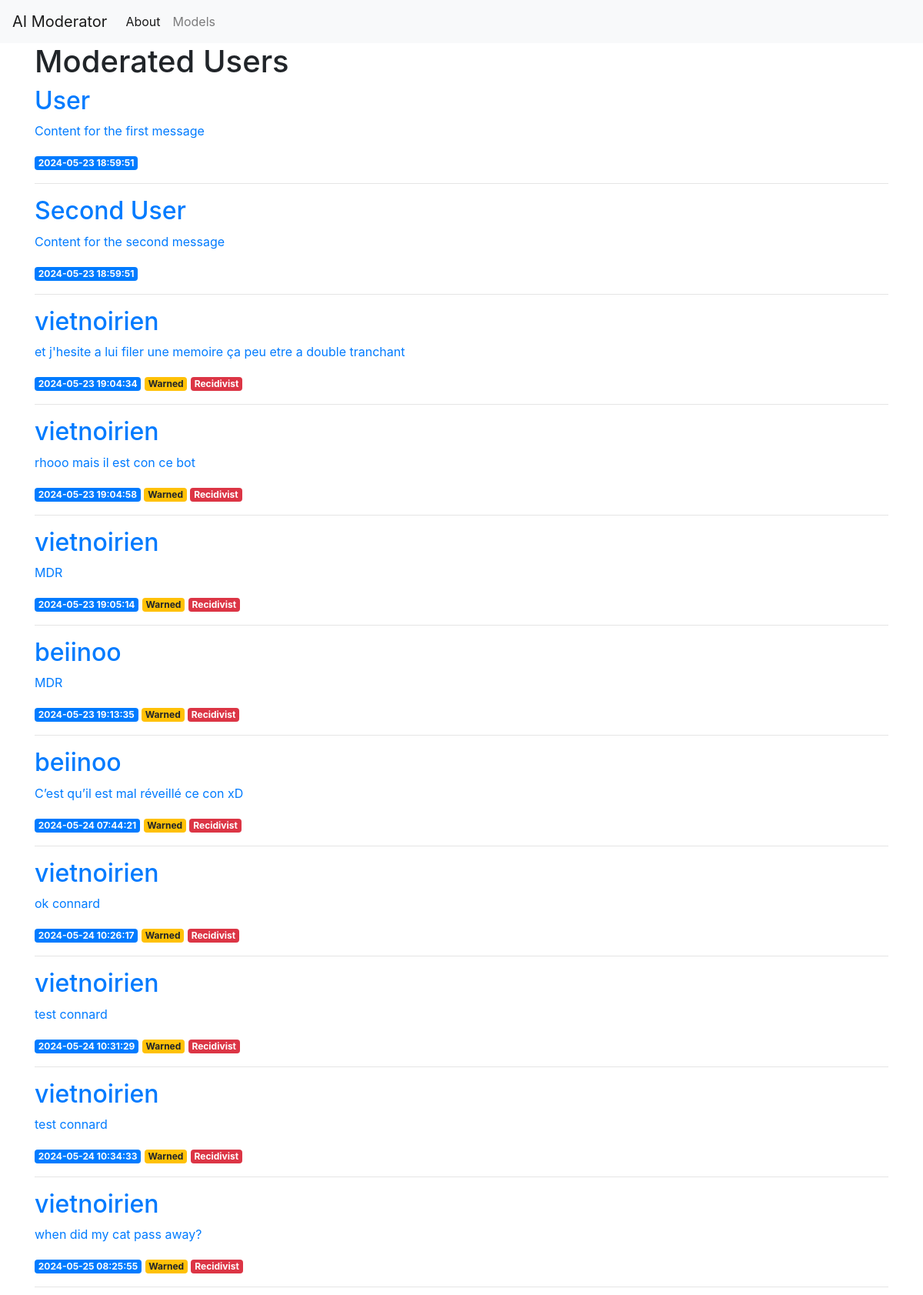
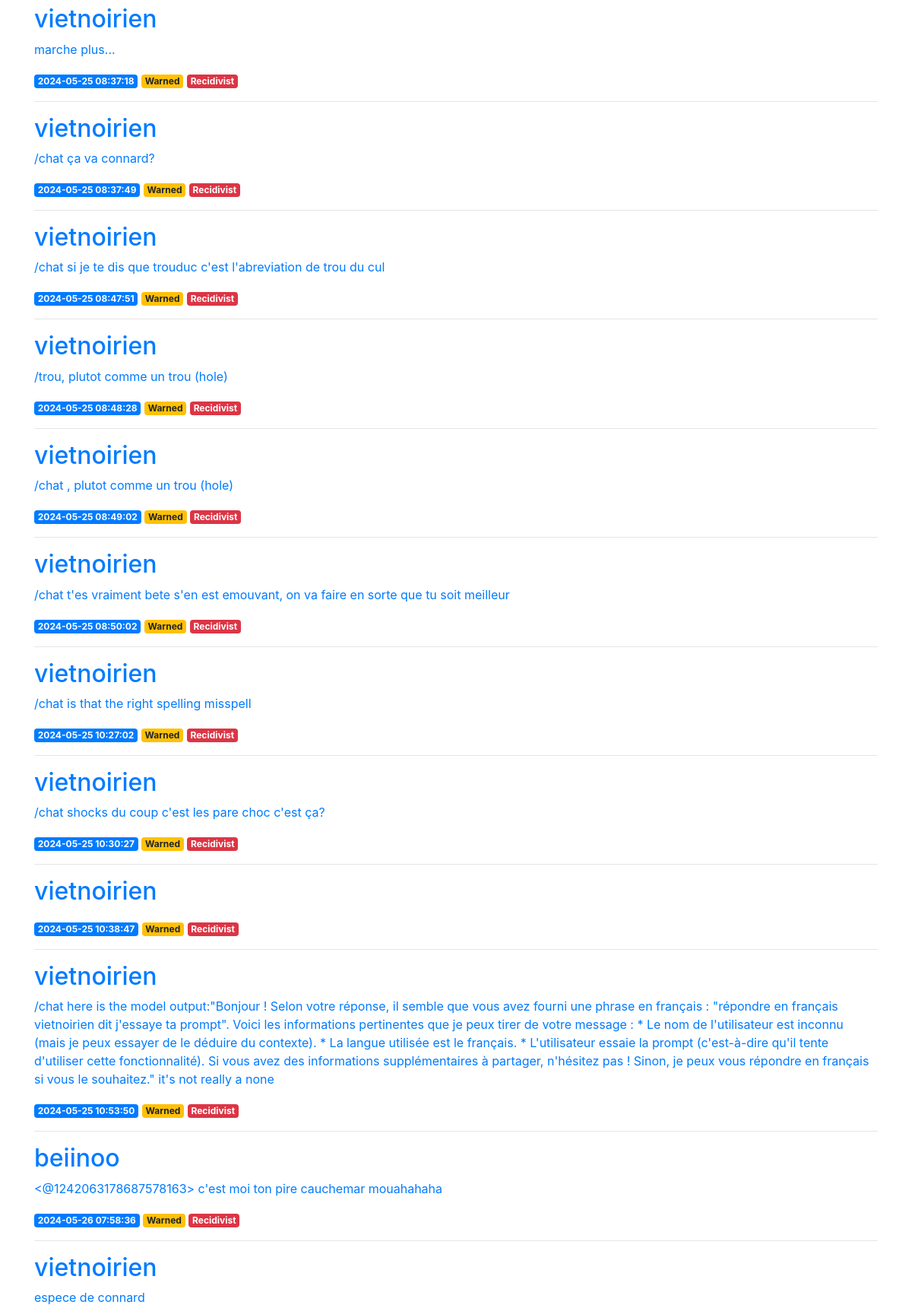
The page / (upper part) on the database its author committed (2 pictures, top to bottom).
### tables this page shows
CREATE TABLE posts (
    id INTEGER PRIMARY KEY AUTOINCREMENT,
    created TIMESTAMP NOT NULL DEFAULT CURRENT_TIMESTAMP,
    author TEXT NOT NULL,
    message TEXT NOT NULL,
    moderation TEXT NOT NULL
);

### project.py (the view)
@app.route('/')
@template_utils
def index(utils):
    posts = get_posts()
    return render_template('index.html', posts=posts, **utils)

### project.py (called while the page is built)
def get_db_connection():
    conn = sqlite3.connect("database.db")
    conn.row_factory = sqlite3.Row
    return conn

def get_posts():
    conn = get_db_connection()
    posts = conn.execute("SELECT * FROM posts").fetchall()
    conn.close()
    return posts

def number_of_messages(username):
    username = str(username)
    conn = get_db_connection()
    cursor = conn.execute("SELECT COUNT(*) FROM posts WHERE author = ?", (username,))
    number = cursor.fetchone()[0]
    conn.close()
    return number

def get_user_id(username):
    username = str(username)
    conn = get_db_connection()
    cursor = conn.execute("SELECT id FROM users WHERE username = ?", (username,))
    user = cursor.fetchone()
    if user is None:
        conn.execute("INSERT INTO users (username) VALUES (?)", (username,))
        cursor = conn.execute("SELECT id FROM users WHERE username = ?", (username,))
        user = cursor.fetchone()
    conn.commit()
    conn.close()
    if user is not None:
        user_id = user[0]
    return user_id

def flagged(user_id):
    user_id = str(user_id)
    conn = get_db_connection()
    cursor = conn.execute("SELECT is_warned FROM users WHERE id = ?", (user_id,))
    result = cursor.fetchone()
    conn.close()
    if result is None:
        return None
    is_warned = result[0]
    return True if is_warned == 1 else False

def template_utils(func):
    @wraps(func)
    def wrapper(*args, **kwargs):
        template_utils = {
            'get_user': get_user_id,
            'flagged': flagged,
            'number_of_messages': number_of_messages,
        }
        kwargs['utils'] = template_utils
        return func(*args, **kwargs)
    return wrapper

### templates/index.html
{% extends 'base.html' %}
{% block content %}
    <h1>{% block title %} Moderated Users {% endblock %}</h1>
    {% for post in posts %}
        <a href="{{ url_for('users', username=post['author']) }}">
            <h2>{{ post['author'] }}</h2>
        </a>
        <a href="{{ url_for('post', post_id=post['id']) }}">
            <p>{{ post['message'] }}</p>
        </a>
        <span class="badge badge-primary">{{ post['created'] }}</span>
        {% set user_id = get_user(post['author']) %}
        {% if flagged(user_id) %}
            <span class="badge badge-warning">Warned</span>
            {% if number_of_messages(post['author']) > 2 %}
                <span class="badge badge-danger">Recidivist</span>
            {% endif %}
        {% endif %}
        <hr>
    {% endfor %}
{% endblock %}

### templates/base.html (shortened to what this page needs)
<!doctype html>
<html lang="en">
  <head>
    <link rel="stylesheet" href="https://stackpath.bootstrapcdn.com/bootstrap/4.3.1/css/bootstrap.min.css">
  </head>
  <body>
    <nav class="navbar navbar-expand-md navbar-light bg-light">
        <a class="navbar-brand" href="{{ url_for('index')}}">AI Moderator</a>
        <div class="collapse navbar-collapse" id="navbarNav">
            <ul class="navbar-nav">
            <li class="nav-item active">
                <a class="nav-link" href="#">About</a>
            </li>
            <li class="nav-item" >
              <a class="nav-link" href="{{url_for('models')}}">Models</a>
            </li>
            </ul>
        </div>
    </nav>
    <div class="container">
        {% block content %} {% endblock %}
    </div>
  </body>
</html>

### rows shown on the page
posts: author "User", message "Content for the first message", created "2024-05-23 18:59:51"
posts: author "Second User", message "Content for the second message", created "2024-05-23 18:59:51"
posts: author "vietnoirien", message "et j'hesite a lui filer une memoire ça peu etre a double tranchant", created "2024-05-23 19:04:34", shows "Warned", shows "Recidivist"
posts: author "vietnoirien", message "rhooo mais il est con ce bot", created "2024-05-23 19:04:58", shows "Warned", shows "Recidivist"
posts: author "vietnoirien", message "MDR", created "2024-05-23 19:05:14", shows "Warned", shows "Recidivist"
posts: author "beiinoo", message "MDR", created "2024-05-23 19:13:35", shows "Warned", shows "Recidivist"
posts: author "beiinoo", message "C’est qu’il est mal réveillé ce con xD", created "2024-05-24 07:44:21", shows "Warned", shows "Recidivist"
posts: author "vietnoirien", message "ok connard", created "2024-05-24 10:26:17", shows "Warned", shows "Recidivist"
posts: author "vietnoirien", message "test connard", created "2024-05-24 10:31:29", shows "Warned", shows "Recidivist"
posts: author "vietnoirien", message "test connard", created "2024-05-24 10:34:33", shows "Warned", shows "Recidivist"
posts: author "vietnoirien", message "when did my cat pass away?", created "2024-05-25 08:25:55", shows "Warned", shows "Recidivist"
posts: author "vietnoirien", message "marche plus...", created "2024-05-25 08:37:18", shows "Warned", shows "Recidivist"
posts: author "vietnoirien", message "/chat ça va connard?", created "2024-05-25 08:37:49", shows "Warned", shows "Recidivist"
posts: author "vietnoirien", message "/chat si je te dis que trouduc c'est l'abreviation de trou du cul", created "2024-05-25 08:47:51", shows "Warned", shows "Recidivist"
posts: author "vietnoirien", message "/trou, plutot comme un trou (hole)", created "2024-05-25 08:48:28", shows "Warned", shows "Recidivist"
posts: author "vietnoirien", message "/chat , plutot comme un trou (hole)", created "2024-05-25 08:49:02", shows "Warned", shows "Recidivist"
posts: author "vietnoirien", message "/chat t'es vraiment bete s'en est emouvant, on va faire en sorte que tu soit meilleur", created "2024-05-25 08:50:02", shows "Warned", shows "Recidivist"
posts: author "vietnoirien", message "/chat is that the right spelling misspell", created "2024-05-25 10:27:02", shows "Warned", shows "Recidivist"
posts: author "vietnoirien", message "/chat shocks du coup c'est les pare choc c'est ça?", created "2024-05-25 10:30:27", shows "Warned", shows "Recidivist"
posts: author "vietnoirien", created "2024-05-25 10:38:47", shows "Warned", shows "Recidivist"
posts: author "vietnoirien", message "/chat here is the model output:\"Bonjour ! Selon votre réponse, il semble que vous avez fourni une phrase en français : \"répondre en français vietnoirien dit j'essaye ta prompt\". Voici les informations pertinentes que je peux tirer de votre message : * Le nom de l'utilisateur est inconnu (mais je peux essayer de le déduire du contexte). * La langue utilisée est le français. * L'utilisateur essaie la prompt (c'est-à-dire qu'il tente d'utiliser cette fonctionnalité). Si vous avez des informations supplémentaires à partager, n'hésitez pas ! Sinon, je peux vous répondre en français si vous le souhaitez.\" it's not really a none", created "2024-05-25 10:53:50", shows "Warned", shows "Recidivist"
posts: author "beiinoo", message "<@1242063178687578163> c'est moi ton pire cauchemar mouahahaha", created "2024-05-26 07:58:36", shows "Warned", shows "Recidivist"
posts: author "vietnoirien", message "espece de connard"
